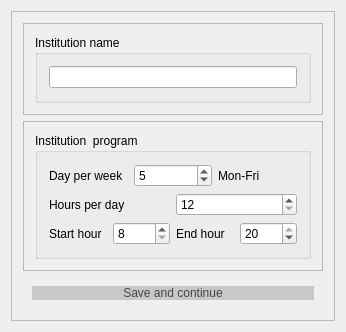
<?xml version="1.0" encoding="UTF-8"?>
<ui version="4.0">
 <class>InstitutionDetailsDialog</class>
 <widget class="QDialog" name="InstitutionDetailsDialog">
  <property name="geometry">
   <rect>
    <x>0</x>
    <y>0</y>
    <width>346</width>
    <height>328</height>
   </rect>
  </property>
  <property name="windowTitle">
   <string>InstitutionDetailsDialog</string>
  </property>
  <layout class="QHBoxLayout" name="horizontalLayout">
   <item>
    <widget class="QFrame" name="frame_3">
     <property name="minimumSize">
      <size>
       <width>310</width>
       <height>310</height>
      </size>
     </property>
     <property name="frameShape">
      <enum>QFrame::StyledPanel</enum>
     </property>
     <property name="frameShadow">
      <enum>QFrame::Raised</enum>
     </property>
     <layout class="QVBoxLayout" name="verticalLayout">
      <item>
       <widget class="QFrame" name="frame">
        <property name="frameShape">
         <enum>QFrame::StyledPanel</enum>
        </property>
        <property name="frameShadow">
         <enum>QFrame::Raised</enum>
        </property>
        <layout class="QHBoxLayout" name="horizontalLayout_8">
         <item>
          <widget class="QGroupBox" name="Institute">
           <property name="title">
            <string>Institution name</string>
           </property>
           <layout class="QHBoxLayout" name="horizontalLayout_5">
            <item>
             <layout class="QGridLayout" name="gridLayout">
              <item row="0" column="0">
               <layout class="QHBoxLayout" name="horizontalLayout_2">
                <item>
                 <widget class="QLineEdit" name="SchoolName">
                  <property name="text">
                   <string/>
                  </property>
                 </widget>
                </item>
               </layout>
              </item>
             </layout>
            </item>
           </layout>
          </widget>
         </item>
        </layout>
       </widget>
      </item>
      <item>
       <widget class="QFrame" name="frame_2">
        <property name="frameShape">
         <enum>QFrame::StyledPanel</enum>
        </property>
        <property name="frameShadow">
         <enum>QFrame::Raised</enum>
        </property>
        <layout class="QHBoxLayout" name="horizontalLayout_9">
         <item>
          <widget class="QGroupBox" name="groupBox_2">
           <property name="title">
            <string>Institution  program</string>
           </property>
           <layout class="QVBoxLayout" name="verticalLayout_2">
            <item>
             <layout class="QHBoxLayout" name="horizontalLayout_6">
              <item>
               <widget class="QLabel" name="label_2">
                <property name="text">
                 <string>Day per week</string>
                </property>
               </widget>
              </item>
              <item>
               <widget class="QSpinBox" name="mDaysPerWeek">
                <property name="value">
                 <number>5</number>
                </property>
               </widget>
              </item>
              <item>
               <widget class="QLabel" name="label_5">
                <property name="text">
                 <string>Mon-Fri</string>
                </property>
               </widget>
              </item>
             </layout>
            </item>
            <item>
             <layout class="QHBoxLayout" name="horizontalLayout_3">
              <item>
               <widget class="QLabel" name="label">
                <property name="text">
                 <string>Hours per day</string>
                </property>
               </widget>
              </item>
              <item>
               <widget class="QSpinBox" name="HoursPerDay">
                <property name="specialValueText">
                 <string>12</string>
                </property>
               </widget>
              </item>
             </layout>
            </item>
            <item>
             <layout class="QHBoxLayout" name="horizontalLayout_4">
              <item>
               <widget class="QLabel" name="label_3">
                <property name="text">
                 <string>Start hour</string>
                </property>
               </widget>
              </item>
              <item>
               <widget class="QSpinBox" name="mStartTime">
                <property name="minimum">
                 <number>8</number>
                </property>
                <property name="maximum">
                 <number>20</number>
                </property>
                <property name="value">
                 <number>8</number>
                </property>
               </widget>
              </item>
              <item>
               <widget class="QLabel" name="label_4">
                <property name="text">
                 <string>End hour</string>
                </property>
               </widget>
              </item>
              <item>
               <widget class="QSpinBox" name="mEndTime">
                <property name="minimum">
                 <number>8</number>
                </property>
                <property name="maximum">
                 <number>20</number>
                </property>
                <property name="value">
                 <number>20</number>
                </property>
               </widget>
              </item>
             </layout>
            </item>
           </layout>
          </widget>
         </item>
        </layout>
       </widget>
      </item>
      <item>
       <layout class="QHBoxLayout" name="horizontalLayout_7">
        <property name="leftMargin">
         <number>9</number>
        </property>
        <property name="topMargin">
         <number>9</number>
        </property>
        <property name="rightMargin">
         <number>9</number>
        </property>
        <property name="bottomMargin">
         <number>9</number>
        </property>
        <item>
         <widget class="QPushButton" name="mSave">
          <property name="layoutDirection">
           <enum>Qt::RightToLeft</enum>
          </property>
          <property name="styleSheet">
           <string notr="true">QPushButton{
	font: 75 11pt &quot;Times New Roman&quot;;
	color: rgb(70, 70, 70);
	background-color: rgb(200, 200, 200);
	border: 0px solid;
}

QPushButton:hover {
	background-color: rgb(231, 231, 231);
}</string>
          </property>
          <property name="text">
           <string>Save and continue</string>
          </property>
          <property name="icon">
           <iconset resource="OrarApp.qrc">
            <normaloff>:/Buttons/img/arrow-rightOrange.png</normaloff>:/Buttons/img/arrow-rightOrange.png</iconset>
          </property>
          <property name="iconSize">
           <size>
            <width>16</width>
            <height>16</height>
           </size>
          </property>
         </widget>
        </item>
       </layout>
      </item>
     </layout>
    </widget>
   </item>
  </layout>
 </widget>
 <layoutdefault spacing="6" margin="11"/>
 <resources>
  <include location="OrarApp.qrc"/>
 </resources>
 <connections>
  <connection>
   <sender>mSave</sender>
   <signal>clicked()</signal>
   <receiver>InstitutionDetailsDialog</receiver>
   <slot>accept()</slot>
   <hints>
    <hint type="sourcelabel">
     <x>66</x>
     <y>268</y>
    </hint>
    <hint type="destinationlabel">
     <x>5</x>
     <y>233</y>
    </hint>
   </hints>
  </connection>
 </connections>
</ui>
